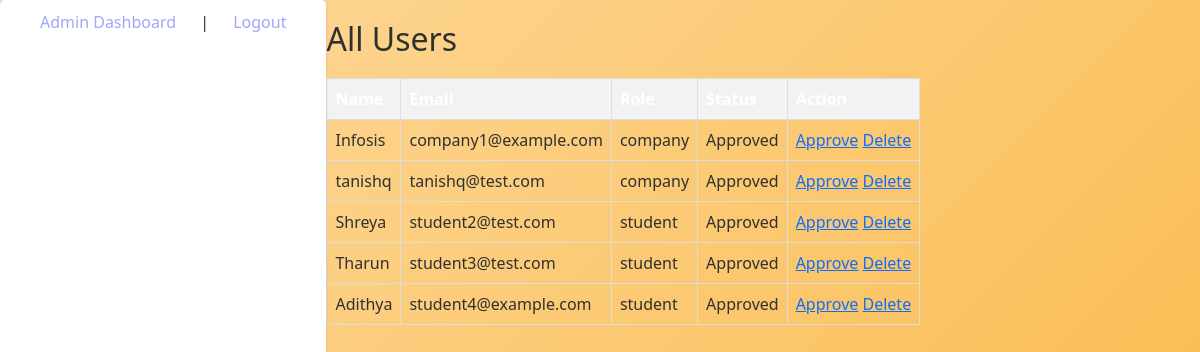
The page /admin/all_users (signed in) on the database as committed earlier.
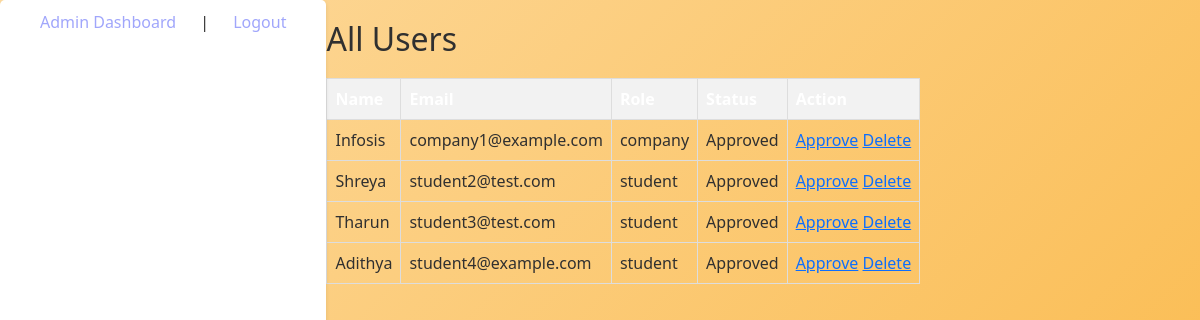
The same page on the database as committed later.
### app.py (models this page shows)
class User(db.Model, UserMixin):
    id = db.Column(db.Integer, primary_key=True)
    email = db.Column(db.String(120), unique=True, nullable=False)
    password = db.Column(db.String(255), nullable=False)
    role = db.Column(db.String(50), nullable=False)
    name = db.Column(db.String(100), nullable=False)
    is_approved = db.Column(db.Boolean, default=False)
    is_active = db.Column(db.Boolean, default=True)

### app.py (the view)
@app.route('/admin/all_users')
@login_required
def all_users():
    if current_user.role != 'admin':
        return redirect(url_for('login'))
    users = User.query.filter(User.role != 'admin').all()
    student_profiles={p.user_id: p for p in studentProfile.query.all()}
    company_profiles={p.user_id: p for p in companyProfile.query.all()}
    return render_template('admin_all_users.html', users=users, student_profiles=student_profiles, company_profiles=company_profiles)

### app.py (called while the page is built)
@login_manager.user_loader
def load_user(user_id):
    return User.query.get(int(user_id))

### templates/admin_all_users.html
{% extends 'base.html' %}
{% block content %}
<h2>All Users</h2>
<table>
<tr>
<th>Name</th>
<th>Email</th>
<th>Role</th>
<th>Status</th>
<th>Action</th>
</tr>
{% for user in users %}
<tr>
<td>{{ user.name }}</td>
<td>{{ user.email }}</td>
<td>{{ user.role }}</td>
<td>
{% if user.is_approved %}
Approved
{% else %}
Pending
{% endif %}
</td>
<td>
<a href="{{ url_for('approve_user', user_id=user.id) }}">Approve</a>
<a href="{{ url_for('delete_user', user_id=user.id) }}">Delete</a>
</td>
</tr>
{% endfor %}
</table>
{% endblock %}

Rows that differ between the two databases and show on the page:
removed User: name "tanishq", email "tanishq@test.com", role "company", is_approved "Approved"
